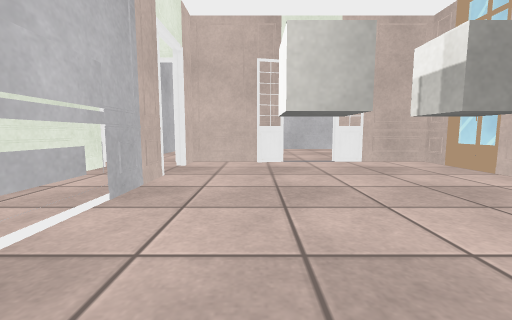
View 1 (above)

16 first-person views from a walk through a 3-D level made in the Unity game engine. The camera is 0.59 m above the floor, tilts 6° down and sees 90° across. Doors are open. The floor is counted in squares, 1 m on a side. Each view is taken from the middle of a square. On the plan, view 1 faces up. The plan holds only what a view shows up to about 9 squares ahead; the rest is blank. Some surface patterns are stand-ins.

View 2
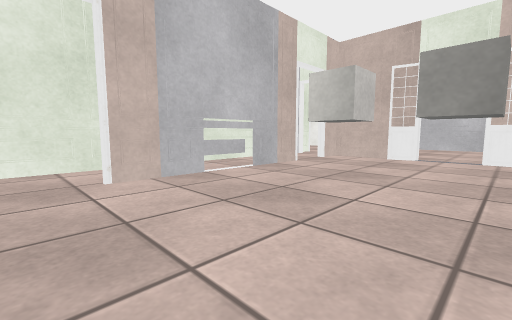

View 3
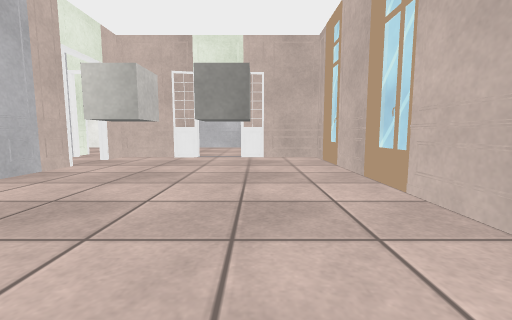

View 4
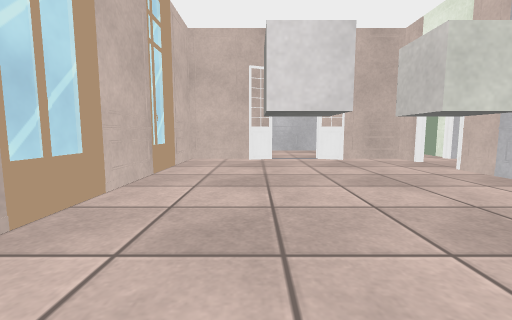

View 5
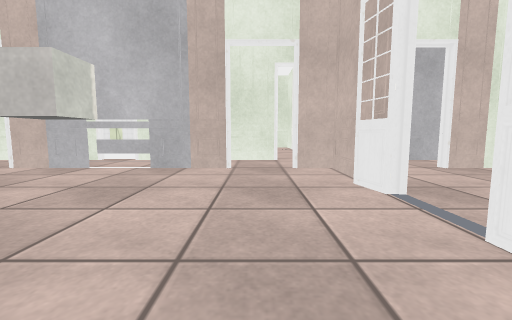

View 6
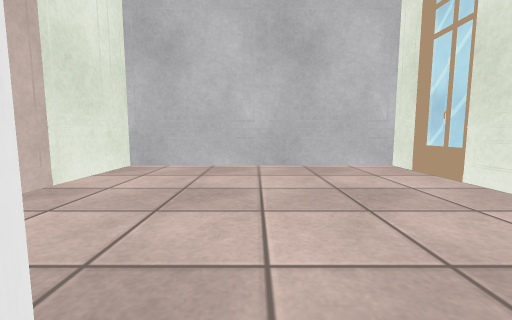

View 7
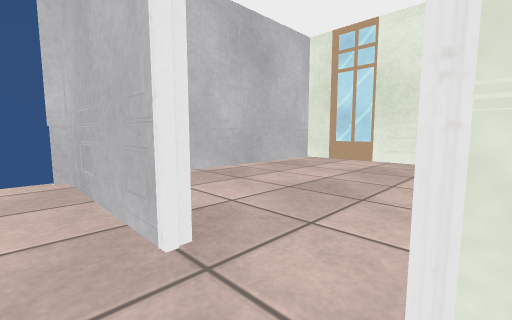

View 8
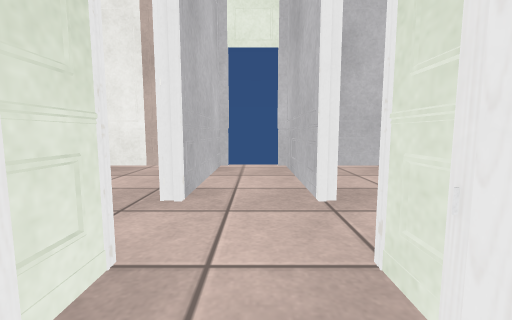

View 9
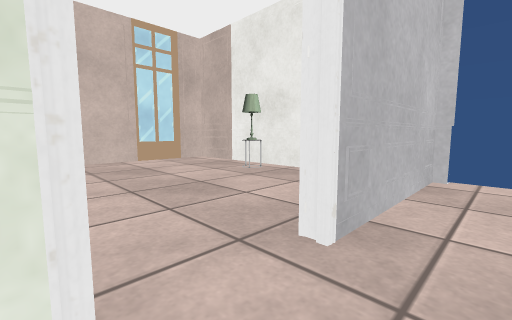

View 10
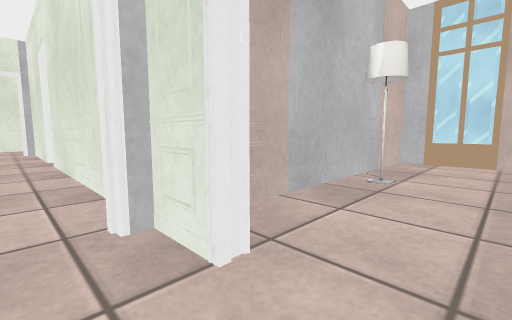

View 11
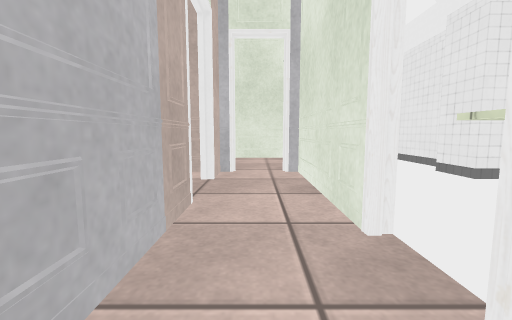

View 12
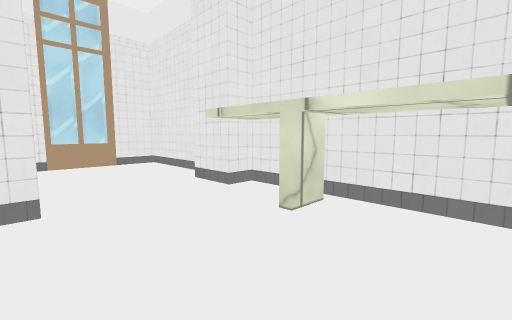

View 13
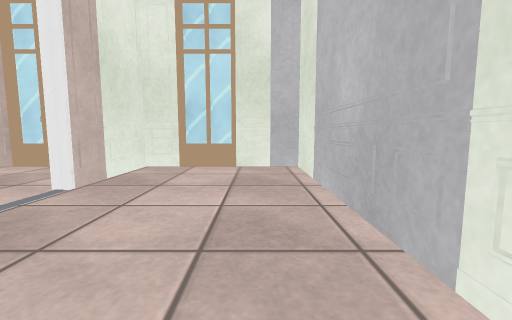

View 14
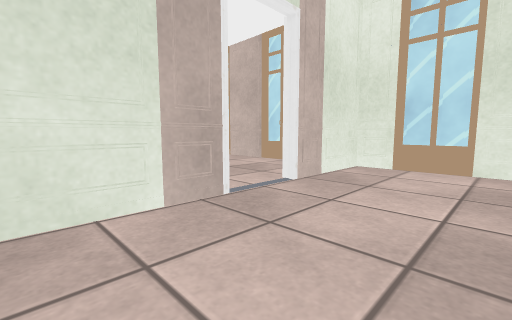

View 15
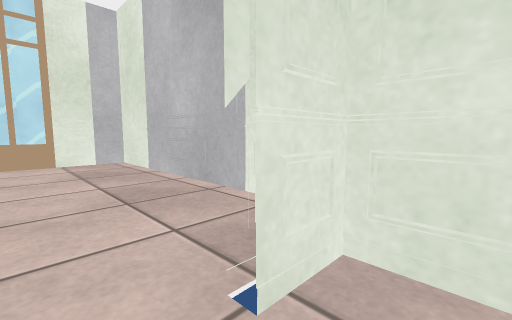

View 16
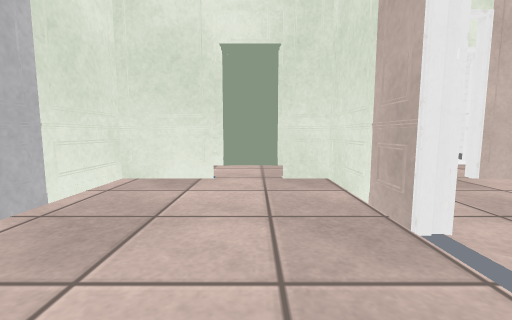

### Floor plan
Key: @ floor where view 1 was taken; # wall or solid block; x gap in a wall; . floor; D open door; = window, fence, low wall or low ledge; T thing the floor can be seen under or through; C cube; L lamp; U column.
Columns run from 7 left of view 1 to 4 right of it. Each row starts with its distance up from view 1.
 10 #####D######
  9   L #.#....#
  8  ...#.#....#
  7  ...x.D....#
  6 #####.D....#
  5    ##.D#.###
  4     #.D....#
  3     #.T....#
  2   ###.TCCC.#
  1   #...T....#
  0   #.#.D@...#
 -1   #.#.D....#
 -2   U.#.##.###
 -3   #.#.D....=
 -4   ####.....#
 -5      #######

Where each view was taken, in squares from view 1:
view 1: 0 up, 0 right, facing up
view 2: 1 down, 2 right, facing up-left
view 3: 1 down, 2 right, facing up
view 4: 4 up, 2 right, facing down
view 5: 4 up, 3 right, facing left
view 6: 5 up, 1 right, facing up
view 7: 6 up, 2 left, facing up-right
view 8: 5 up, 2 left, facing up
view 9: 6 up, 2 left, facing up-left
view 10: 7 up, 2 left, facing down-left
view 11: 2 up, 2 left, facing down
view 12: 1 up, 3 left, facing down-left
view 13: 4 down, 1 left, facing right
view 14: 4 down, 1 left, facing up-right
view 15: 3 down, 2 left, facing down-right
view 16: 3 down, 2 right, facing left
